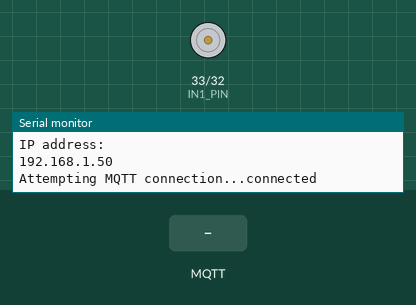
Bench run of a sketch on a simulated ESP32. Parts: motor-driver pin pairs drawn as motors (green arrow = first pin HIGH = forward, orange = second pin HIGH = backward, longer = more drive, scaled by the enable pin), the last lines printed to the serial monitor. The test bench sets the inputs (shaded band). WiFi joins after 1.5 s; servers stay silent unless stated; no MQTT or app messages arrive unless stated.

Above: at 3.2 s.
3.3 s: MQTT message "ON" arrives on the first subscribed topic
At 4.2 s:
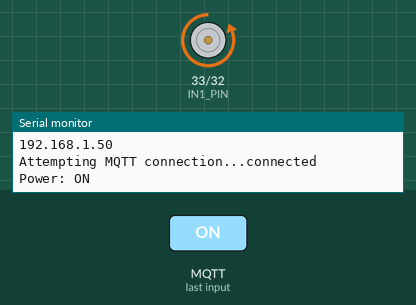
4.8 s: MQTT message "OFF" arrives on the first subscribed topic
At 5.4 s:
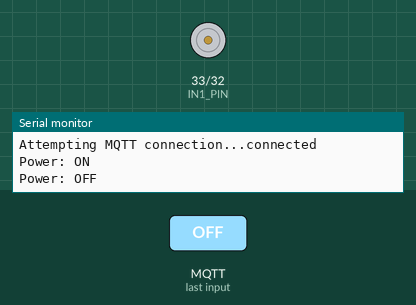
Timing chart, 0 to 7.8 s (numbered marks = the images above; inputs shaded):
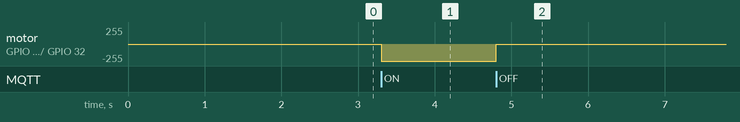

Measured:
- after the input at 3.3 s, motor on GPIO 33 (IN1_PIN) / GPIO 32 (IN2_PIN): stopped → backward 255/255 at once
- after the input at 4.8 s, motor on GPIO 33 (IN1_PIN) / GPIO 32 (IN2_PIN): backward 255/255 → stopped at once

The sketch:

MotorMQTT.ino
```cpp
#include <Arduino.h>
#include <WiFi.h>
#include <PubSubClient.h>

// WiFi-Credentials
const char *ssid = "FabLabWS";
const char *password = "57289887252221648185KaL!";

// MQTT Broker IP address
const char *mqtt_identifier = "MotorSlave";
const char *mqtt_server = "192.168.188.125";
const char *mqtt_user = "mqtt-user";
const char *mqtt_pass = "mqtt";

int sending_mqtt_every_ms = 5000;

//Pins for Motor Control
const char ENA_PIN = 25; // the Arduino pin connected to the EN1 pin L298N
const char IN1_PIN = 33; // the Arduino pin connected to the IN1 pin L298N
const char IN2_PIN = 32; // the Arduino pin connected to the IN2 pin L298N

int mSpeed = 100;
bool mPower = false;

WiFiClient espClient;
PubSubClient client(espClient);
long lastMsg = 0;
char msg[50];
char topic[50];
int value = 0;

void setup_wifi()
{
    delay(10);
    // We start by connecting to a WiFi network
    Serial.println();
    Serial.print("Connecting to ");
    Serial.println(ssid);

    WiFi.begin(ssid, password);

    while (WiFi.status() != WL_CONNECTED)
    {
        delay(2000);
        Serial.print(".");
    }

    Serial.println("");
    Serial.println("WiFi connected");
    Serial.println("IP address: ");
    Serial.println(WiFi.localIP());
}

void callback(char *topic, byte *message, unsigned int length)
{
    String messageTemp;

    for (int i = 0; i < length; i++)
    {
        messageTemp += (char)message[i];
    }

    if (String(topic) == "MotorSlave/power")
    {
        Serial.println("Power: " + messageTemp);
        if (messageTemp == "ON")
        {
            mPower = true;

        }
        else if (messageTemp == "OFF")
        {
            mPower = false;
        }
    }

    else if (String(topic) == "MotorSlave/speed")
    {
        Serial.println("Speed " + messageTemp);
        mSpeed = messageTemp.toInt();
    }

    if (mPower){
      analogWrite(ENA_PIN, map(mSpeed, 0, 100, 0, 255));
      digitalWrite(IN1_PIN, LOW);   // control motor A spins clockwise
      digitalWrite(IN2_PIN, HIGH);
    }else{
      analogWrite(ENA_PIN, 0);
    }
}

void reconnect()
{
    // Loop until we're reconnected
    while (!client.connected())
    {
        Serial.print("Attempting MQTT connection...");
        // Attempt to connect
        if (client.connect(mqtt_identifier, mqtt_user, mqtt_pass))
        {
            Serial.println("connected");
            // Subscribe power
            strcpy(topic, mqtt_identifier);
            strcat(topic, "/power");
            client.subscribe(topic);

            strcpy(topic, mqtt_identifier);
            strcat(topic, "/direction");
            client.subscribe(topic);

            strcpy(topic, mqtt_identifier);
            strcat(topic, "/speed");
            client.subscribe(topic);
        }
        else
        {
            Serial.print("failed, rc=");
            Serial.print(client.state());
            Serial.println(" try again in 5 seconds");
            // Wait 5 seconds before retrying
            delay(5000);
        }
    }
}

void setup(void)
{
    Serial.begin(9600);
     // initialize digital pins as outputs.
    pinMode(ENA_PIN, OUTPUT);
    pinMode(IN1_PIN, OUTPUT);
    pinMode(IN2_PIN, OUTPUT);


    digitalWrite(IN1_PIN, HIGH); // control motor spins clockwise
    digitalWrite(IN2_PIN, LOW);  // control motor spins clockwise

    //start WIFI & MTTQ connection
    setup_wifi();
    client.setServer(mqtt_server, 1883);
    client.setCallback(callback);
}

void loop()
{
    if (!client.connected())
    {
        reconnect();
    }
    client.loop();
}
```
